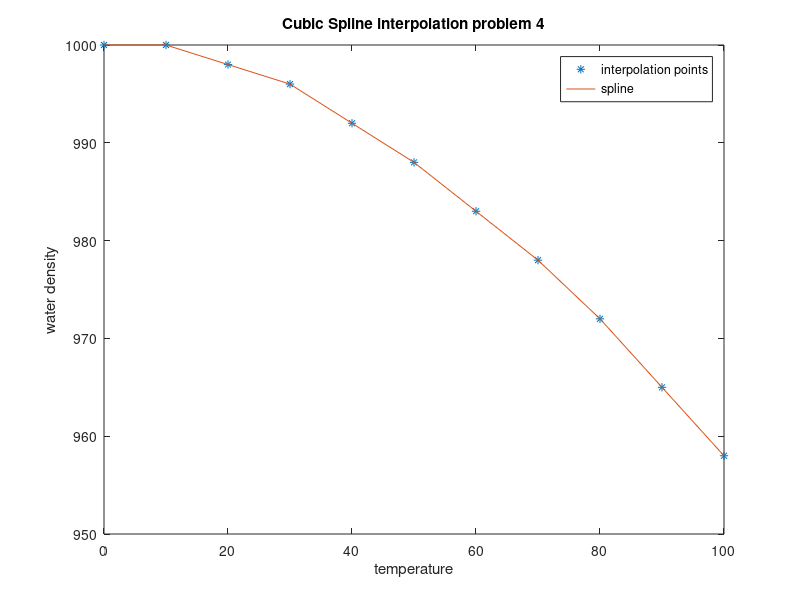

This chart was generated by the following MATLAB code:
%==============================================================
% Problem 4: Performing a not-a-knot cubic spline interpolant

x = [0 10 20 30 40 50 60 70 80 90 100];
y = [1000 1000 998 996 992 988 983 978 972 965 958]; % density units

j = spline(x,y,91) % evaluate at 34 degrees or any xi 
xq1 = 0:10:100 ; % set of query points 
s = spline(x,y,xq1); % interpolation variable 
plot(x,y,'*',xq1,s,'- '); % Plot the function

legend('interpolation points', 'spline');
title('Cubic Spline interpolation problem 4');
xlabel('temperature');
ylabel('water density');

%=============================================================
% surface tension 

y1 = [0.0756 0.0742 0.0728 0.0712 0.0696 0.0679 0.0662 0.0644 0.0626 0.0608 0.0589];
pp = spline(x,y1); % piecewise linear interpolation